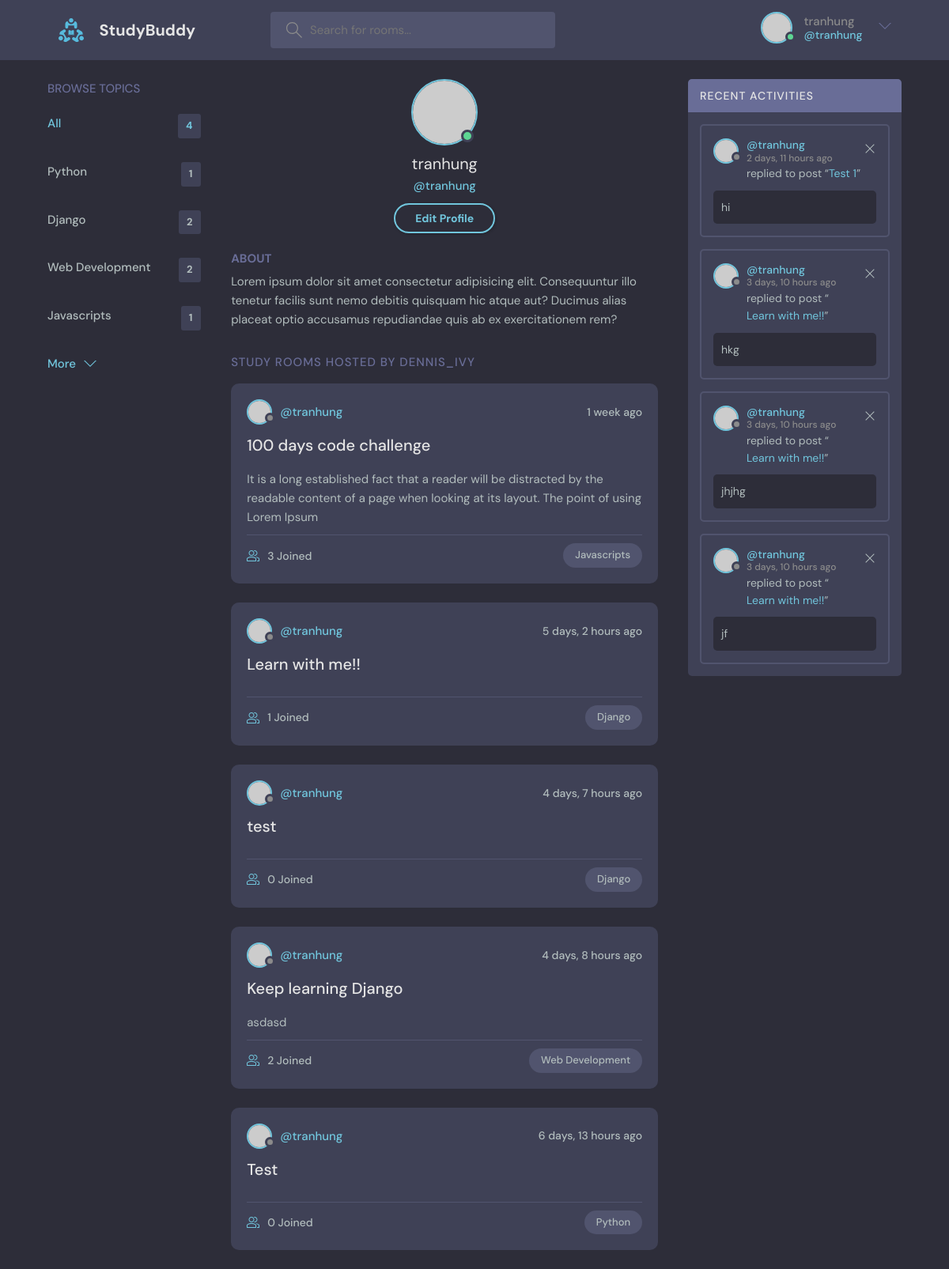
/profile/1/ (signed in), run on the app's committed database.
### base/models.py (models this page shows, shortened)
class Topic(models.Model):
    name = models.CharField(max_length=200)

class Room(models.Model):
    wb_id = models.OneToOneField(
        Whiteboard, on_delete=models.SET_NULL, null=True)
    host = models.ForeignKey(User, on_delete=models.SET_NULL, null=True)
    topic = models.ForeignKey('Topic', on_delete=models.SET_NULL, null=True)
    name = models.CharField(max_length=200)
    description = models.TextField(null=True, blank=True)
    participants = models.ManyToManyField(
        User, related_name='paticipants', blank=True)
    updated = models.DateTimeField(auto_now=True)
    created = models.DateTimeField(auto_now_add=True)
    class Meta:
        ordering = ['-updated', '-created']

class Message(models.Model):
    user = models.ForeignKey(User, on_delete=models.CASCADE)
    room = models.ForeignKey(Room, on_delete=models.CASCADE)
    body = models.TextField()
    updated = models.DateTimeField(auto_now=True)
    created = models.DateTimeField(auto_now_add=True)
    class Meta:
        ordering = ['-updated', '-created']

### base/views.py (the view)
# urls.py: path('profile/<str:pk>/', user_profile, name='user-profile'),
def user_profile(request, pk):
    user = User.objects.get(id=pk)
    rooms = user.room_set.all()
    topics = Topic.objects.all()
    room_activity = user.message_set.all()
    context = {'user': user, 'rooms': rooms,
               'topics': topics, 'room_activity': room_activity}
    return render(request, 'base/profile.html', context)

### base/templates/base/profile.html
{% extends 'main.html' %}
{% block content %}
<main class="profile-page layout layout--3">
    <div class="container">
        {% include 'base/topics_component.html' %}
        <div class="roomList">
            <div class="profile">
                <div class="profile__avatar">
                    <div class="avatar avatar--large active">
                        <img src="https://randomuser.me/api/portraits/men/11.jpg" />
                    </div>
                </div>
                <div class="profile__info">
                    <h3>{{ user.username }}</h3>
                    <p>@{{ user.username }}</p>
                    {% if request.user == user %}
                    <a
                        href="{% url 'update-profile' %}"
                        class="btn btn--main btn--pill"
                    >Edit Profile</a>
                    {% endif %}
                </div>
                <div class="profile__about">
                    <h3>About</h3>
                    <p>
                        Lorem ipsum dolor sit amet consectetur adipisicing elit. Consequuntur illo tenetur
                        facilis sunt nemo debitis quisquam hic atque aut? Ducimus alias placeat optio
                        accusamus repudiandae quis ab ex exercitationem rem?
                    </p>
                </div>
            </div>
            <div class="roomList__header">
                <div>
                    <h2>Study Rooms Hosted by dennis_ivy</a>
                    </h2>
                </div>
            </div>
            {% include 'base/feed_component.html' %}
        </div>
        {% include 'base/activity_component.html' %}
    </div>
</main>
{% endblock content %}

### templates/header.html (shortened to what this page needs)
{% load static %}
<header class="header header--loggedIn">
    <div class="container">
        <a
            href="{% url 'home' %}"
            class="header__logo"
        >
            <img src="{% static 'assets/logo.svg' %}" />
            <h1>StudyBuddy</h1>
        </a>
        <form
            class="header__search"
            method="GET"
            action="{% url 'home' %}"
        >
            <label>
                <input
                    type="text"
                    name="q"
                    placeholder="Search for rooms..."
                />
            </label>
        </form>
        <nav class="header__menu">
            {% if request.user.is_authenticated %}
            <div class="header__user">
                <a href="{% url 'user-profile' request.user.id %}">
                    <div class="avatar avatar--medium active">
                        <img src="https://randomuser.me/api/portraits/men/37.jpg" />
                    </div>
                    <p>{{ request.user }} <span>@{{ request.user }}</span></p>
                </a>
                <button class="dropdown-button">
                    <svg
                        version="1.1"
                        xmlns="http://www.w3.org/2000/svg"
                        width="32"
                        height="32"
                        viewBox="0 0 32 32"
                    >
                        <title>chevron-down</title>
                        <path d="M16 21l-13-13h-3l16 16 16-16h-3l-13 13z"></path>
                    </svg>
                </button>
            </div>
            {% else %}
            <a href="{% url 'login' %}">
                <img src="{% static 'assets/avatar.svg' %}" />
                <p>Login</p>
            </a>
            {% endif %}
        </nav>
    </div>
</header>

### base/templates/base/topics_component.html
<div class="topics">
    <div class="topics__header">
        <h2>Browse Topics</h2>
    </div>
    <ul class="topics__list">
        <li>
            <a
                href="{% url 'home' %}"
                class="active"
            >All <span>{{ topics.count }}</span></a>
        </li>
        {% for topic in topics %}
        <li>
            <a href="{% url 'home' %}?q={{ topic.name }}">{{ topic.name }} <span>{{ topic.room_set.all.count }}</span></a>
        </li>
        {% endfor %}
    </ul>
    <a
        class="btn btn--link"
        href="topics.html"
    >
        More
        <svg
            version="1.1"
            xmlns="http://www.w3.org/2000/svg"
            width="32"
            height="32"
            viewBox="0 0 32 32"
        >
            <title>chevron-down</title>
            <path d="M16 21l-13-13h-3l16 16 16-16h-3l-13 13z"></path>
        </svg>
    </a>
</div>

### base/templates/base/feed_component.html (shortened to what this page needs)
{% for room in rooms %}
<div class="roomListRoom">
    <div class="roomListRoom__header">
        <a
            href="{% url 'user-profile' room.host.id %}"
            class="roomListRoom__author"
        >
            <div class="avatar avatar--small">
                <img src="https://randomuser.me/api/portraits/women/11.jpg" />
            </div>
            <span>@{{ room.host.username }}</span>
        </a>
        <div class="roomListRoom__actions">
            <span>{{ room.created|timesince }} ago</span>
        </div>
    </div>
    <div class="roomListRoom__content">
        <a href="{% url 'room' room.id %}">{{ room.name }}</a>
        <p>
            {{ room.description }}
        </p>
    </div>
    <div class="roomListRoom__meta">
        <a
            href="{% url 'room' room.id %}"
            class="roomListRoom__joined"
        >
            {{ room.participants.count }} Joined
        </a>
        <p class="roomListRoom__topic">{{ room.topic.name }}</p>
    </div>
</div>
{% endfor %}

### base/templates/base/activity_component.html
<div class="activities">
    <div class="activities__header">
        <h2>Recent Activities</h2>
    </div>
    {% for mess in room_activity %}
    <div class="activities__box">
        <div class="activities__boxHeader roomListRoom__header">
            <a
                href="{% url 'user-profile' mess.user.id %}"
                class="roomListRoom__author"
            >
                <div class="avatar avatar--small">
                    <img src="https://randomuser.me/api/portraits/women/11.jpg" />
                </div>
                <p>
                    @{{ mess.user.username }}
                    <span>{{ mess.created|timesince }} ago</span>
                </p>
            </a>
            <div class="roomListRoom__actions">
                {% if request.user == mess.user %}
                <a href="{% url 'delete-message' mess.id %}">
                    <svg
                        version="1.1"
                        xmlns="http://www.w3.org/2000/svg"
                        width="32"
                        height="32"
                        viewBox="0 0 32 32"
                    >
                        <title>remove</title>
                        <path d="M27.314 6.019l-1.333-1.333-9.98 9.981-9.981-9.981-1.333 1.333 9.981 9.981-9.981 9.98 1.333 1.333 9.981-9.98 9.98 9.98 1.333-1.333-9.98-9.98 9.98-9.981z"></path>
                    </svg>
                </a>
                {% endif %}
            </div>
        </div>
        <div class="activities__boxContent">
            <p>replied to post “<a href="{% url 'room' mess.room.id %}">{{ mess.room.name }}</a>”</p>
            <div class="activities__boxRoomContent">
                {{ mess.body }}
            </div>
        </div>
    </div>
    {% endfor %}
</div>

### static/css/main.css (style rules this page uses)
body { background-color: darkgray; }

### data on the page
Topic: name "Python", room_set.all.count "1"
Topic: name "Django", room_set.all.count "2"
Topic: name "Web Development", room_set.all.count "2"
Topic: name "Javascripts", room_set.all.count "1"
Room: host.username "tranhung", created "1 week", name "100 days code challenge", description "It is a long established fact that a reader will be distracted by the readable content of a page when looking at its layout. The point of using Lorem Ipsum", participants.count "3", topic.name "Javascripts"
Room: host.username "tranhung", created "5 days, 2 hours", name "Learn with me!!", participants.count "1", topic.name "Django"
Room: host.username "tranhung", created "4 days, 7 hours", name "test", participants.count "0", topic.name "Django"
Room: host.username "tranhung", created "4 days, 8 hours", name "Keep learning Django", description "asdasd", participants.count "2", topic.name "Web Development"
Room: host.username "tranhung", created "6 days, 13 hours", name "Test", participants.count "0", topic.name "Python"
Message: user.username "tranhung", created "2 days, 11 hours", room.name "Test 1", body "hi"
Message: user.username "tranhung", created "3 days, 10 hours", room.name "Learn with me!!", body "hkg"
Message: user.username "tranhung", created "3 days, 10 hours", room.name "Learn with me!!", body "jhjhg"
Message: user.username "tranhung", created "3 days, 10 hours", room.name "Learn with me!!", body "jf"

### other printed values
{{ request.user }} "tranhung"
{{ topics.count }} "4"
{{ user.username }} "tranhung"
